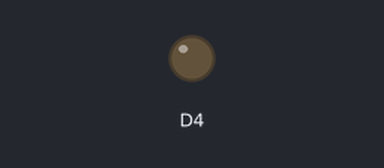
The sketch below on a simulated ESP8266 (Wemos D1 mini). Parts: output pins drawn as LEDs (lit = HIGH, except the on-board LED, lit = LOW). WiFi joins after 1.5 s; servers stay silent unless stated; what the sketch prints to the serial monitor is not drawn.

Above: at 1.9 s.
At 4.25 s:
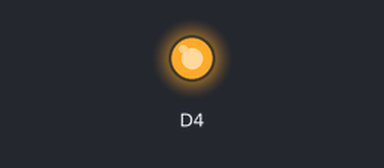
Timing chart, 0 to 4.7 s (numbered marks = the images above):
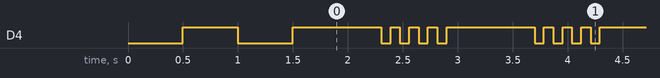

Measured:
- by itself, D4: repeats every 1.4 s: HIGH 0.80 s, 3 × (LOW 0.09 s, HIGH 0.09 s), LOW 0.09 s
- by itself, everything shown: repeats every 1.4 s, in 4 steps

The sketch:

CrashLAB_AutoConnectWithFeedbackLED.ino
```cpp
#include <ESP8266WiFi.h>          //https://github.com/esp8266/Arduino

//needed for library
#include <DNSServer.h>
#include <ESP8266WebServer.h>
#include <WiFiManager.h>          //https://github.com/tzapu/WiFiManager

#include <ESP8266mDNS.h>
#include <WiFiUdp.h>


const char* apssid = "CrashLAB WeMos D1";
const char* password = "espconfig";
const char* host = "crashlab-wemos-d1";


//for LED status
#include <Ticker.h>
Ticker ticker;

void tick()
{
  //toggle state
  int state = digitalRead(BUILTIN_LED);  // get the current state of GPIO1 pin
  digitalWrite(BUILTIN_LED, !state);     // set pin to the opposite state
}

//gets called when WiFiManager enters configuration mode
void configModeCallback (WiFiManager *myWiFiManager) {
  Serial.println("Entered config mode");
  Serial.println(WiFi.softAPIP());
  //if you used auto generated SSID, print it
  Serial.println(myWiFiManager->getConfigPortalSSID());
  //entered config mode, make led toggle faster
  ticker.attach(0.2, tick);
}

void setup() {
  // put your setup code here, to run once:
  Serial.begin(115200);

  //set led pin as output
  pinMode(BUILTIN_LED, OUTPUT);
  // start ticker with 0.5 because we start in AP mode and try to connect
  ticker.attach(0.5, tick);

  wifi_station_set_hostname((char *)host);

  //WiFiManager
  //Local intialization. Once its business is done, there is no need to keep it around
  WiFiManager wifiManager;
  //reset settings - for testing
  //wifiManager.resetSettings();

  //set callback that gets called when connecting to previous WiFi fails, and enters Access Point mode
  wifiManager.setAPCallback(configModeCallback);

  //fetches ssid and pass and tries to connect
  //if it does not connect it starts an access point with the specified name
  //and goes into a blocking loop awaiting configuration
  //if (!wifiManager.autoConnect()) {
  if (!wifiManager.autoConnect(apssid, password)) {
    Serial.println("failed to connect and hit timeout");
    //reset and try again, or maybe put it to deep sleep
    ESP.reset();
    delay(1000);
  }

  //if you get here you have connected to the WiFi
  Serial.println("connected...yeey :)");
  ticker.detach();


  // MDNS responder
  if (MDNS.begin(host)) {
    Serial.println("MDNS responder started");
  }

}

void loop() {

  // put your main code here, to run repeatedly:
  digitalWrite(BUILTIN_LED, HIGH);
  delay(800);
  digitalWrite(BUILTIN_LED, LOW);
  delay(85);
  digitalWrite(BUILTIN_LED, HIGH);
  delay(85);
  digitalWrite(BUILTIN_LED, LOW);
  delay(85);
  digitalWrite(BUILTIN_LED, HIGH);
  delay(85);
  digitalWrite(BUILTIN_LED, LOW);
  delay(85);
  digitalWrite(BUILTIN_LED, HIGH);
  delay(85);
  digitalWrite(BUILTIN_LED, LOW);
  delay(85);

}
```
